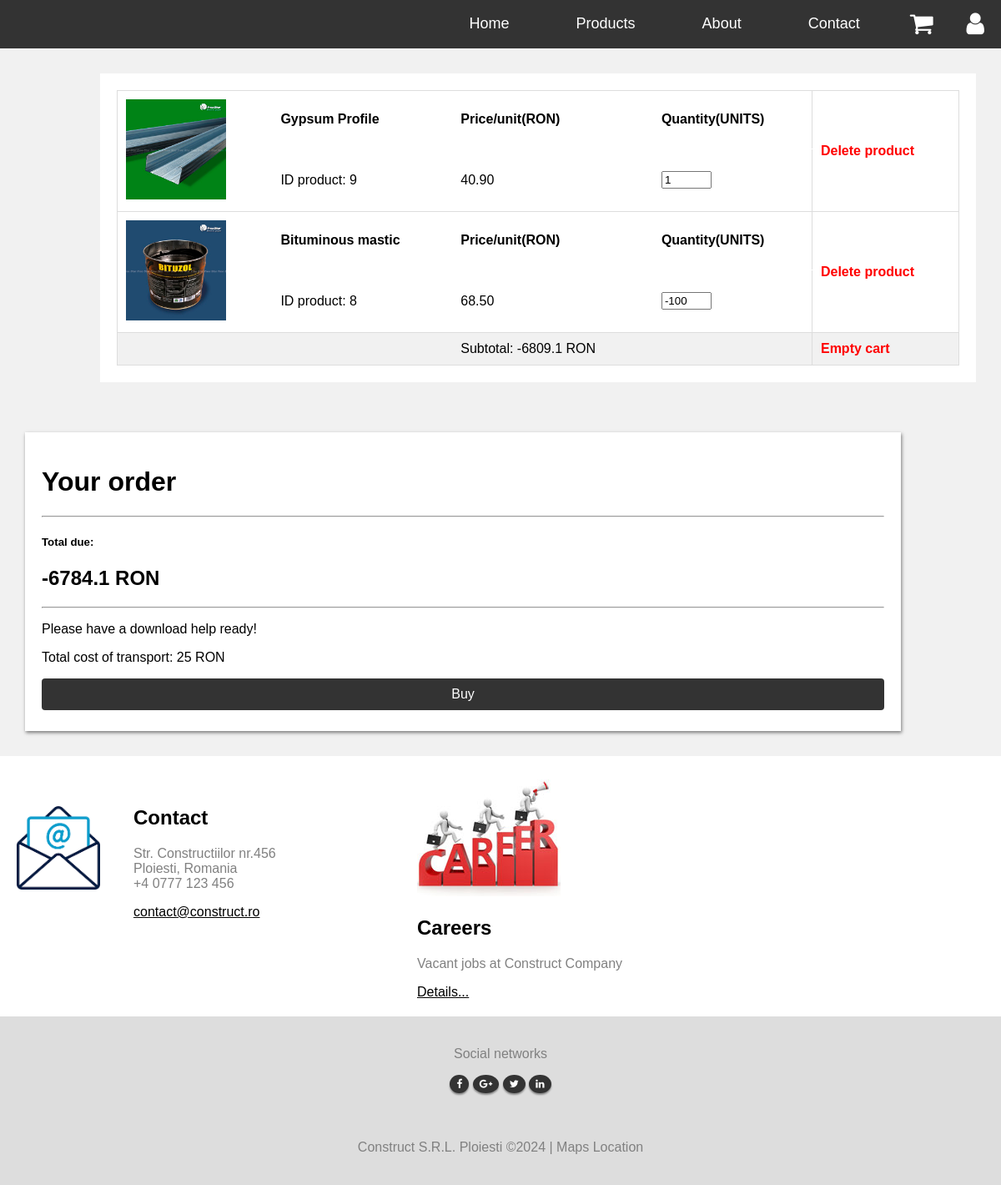
Page /html/cart.php (signed in) on the committed database.
### tables this page shows
CREATE TABLE `Cart` (
  `ID_cart` int NOT NULL,
  `ID_product` int NOT NULL,
  `ID_customer` int NOT NULL,
  `Quantity` int NOT NULL,
  `Status` enum('Ordered','Active') NOT NULL
);

CREATE TABLE `Products` (
  `ID_product` int NOT NULL,
  `Product_name` varchar(100) NOT NULL,
  `ID_category` int NOT NULL,
  `Availability` enum('Ordinary','New','Premium') NOT NULL,
  `Description` text NOT NULL,
  `Aplications` text NOT NULL,
  `Price_per_unit` decimal(15,2) NOT NULL,
  `Number_of_units` int NOT NULL,
  `Image` varchar(1000) DEFAULT NULL
);

### www/php/printProductsCart.php (the view, shortened to what this page needs)
<?php
	$db = mysqli_connect("db","root","root","ConstructShop");
	if(isset($_SESSION['user_email'])){
		$email = $_SESSION['user_email'];
	}
	else{
		header('location: ../html/login.php');
		exit();
	}
	$myQuery = "SELECT P.*, Ca.*, Cu.* FROM Cart as Ca INNER JOIN Products as P ON Ca.ID_product = P.ID_product INNER JOIN Customers as Cu ON Ca.ID_customer = Cu.ID_customer WHERE Cu.Email = ? and Ca.Status = 'Active'";
	$stmt = mysqli_prepare($db, $myQuery);
	mysqli_stmt_bind_param($stmt, "s", $email);
	mysqli_stmt_execute($stmt);
	$result = mysqli_stmt_get_result($stmt);
	?>
	<div class="cart-content">
		<table id="table" border="1">
	<?php
	$subtotal = 0;
	while($row = $result->fetch_assoc()){
		$subtotal = $subtotal + ($row['Price_per_unit'] * $row['Quantity']);
		?>
		<tr>
			<td rowspan="2"><img src="<?php echo $row['Image']; ?>" alt="<?php echo $row['Product_name']; ?>"></td>
			<th><?php echo $row['Product_name']; ?></th>
			<th>Price/unit(RON)</th>
			<th>Quantity(UNITS)</th>
			<th rowspan="2">
				<form action="" method="post">
					<button type="submit" name="del_product_id" value="<?php echo $row['ID_product']; ?>"><b>Delete product</b></button>
				</form>
			</th>
		</tr>
		<tr>
			<td>ID product: <?php echo $row['ID_product']; ?></td>
			<td><?php echo $row['Price_per_unit']; ?></td>
			<td>
				<form action="" method="post" id="form-change-q-<?php echo $row['ID_product'] ?>">
					<input type="number" name="change_q_quantity" min="1" value="<?php echo $row['Quantity']; ?>" onchange="document.getElementById('form-change-q-<?php echo $row['ID_product'] ?>').submit();">
				</form>
			</td>
		</tr>
		<?php
	}
	?>
	<tr>
		<td></td>
		<td></td>
		<td>
			Subtotal: <?php echo $subtotal ?> RON
		</td>
		<td></td>
		<th>
			<form action="" method="post">
				<button type="submit" name="del_product_id" value="0"><b>Empty cart</b></button>
			</form>
		</th>
	</tr>
	</table>
	</div>
	<div class="buy-content">
		<h1>Your order</h1>
		<hr>
		<h5>Total due:</h5>
		<h2>
			<?php
				$total = 0;
				if($subtotal == 0){
					echo 0;
				}
				else{
					$total = $subtotal + 25;
					echo $total;
				}
			?> RON
		</h2>
		<hr>
		<p>Please have a download help ready!</p>
		<p>Total cost of transport: 25 RON</p>
		<button id="cart-buy-btn" name="cart-buy-btn" onclick="location.href='../html/cart.php?sum=<?php echo $total; ?>'">Buy</button>
	</div>

### www/html/cart.php (shortened to what this page needs)
<!DOCTYPE html>
<html>
<head>
	<link rel="stylesheet" type="text/css" href="https://cdnjs.cloudflare.com/ajax/libs/font-awesome/4.7.0/css/font-awesome.min.css">
	<link rel="stylesheet" type="text/css" href="../css/index-style.css">
	<link rel="stylesheet" type="text/css" href="../css/cart-style.css">
</head>
<body>
<div class="navbar">
	<a href="../index.php">Home</a>
	<a href="products.php">Products</a>
	<a href="about.php">About</a>
	<a href="contact.php">Contact</a>
	<a href="cart.php" style="padding:12px 20px; font-size:30px;"><i class="fa fa-shopping-cart"></i></a>
	<div class="dropdown">
		<button class="dropbtn"><i class="fa fa-user"></i></button>
	</div>
</div>
<div class="cart-content-row">
	<?php include '../php/printProductsCart.php'; ?>
</div>
<div class="careers-row">
	<div class="contact">
		<img align="left" src="../images/mail.png" alt="Mail">
		<h2>Contact</h2>
		<p>
			Str. Constructiilor nr.456<br>
			Ploiesti, Romania<br>
			+4 0777 123 456
		</p>
		<a href="#">contact@construct.ro</a>
	</div>
	<div class="careers">
		<img src="../images/careers.jpg" alt="Careers">
		<h2>Careers</h2>
		<p>Vacant jobs at Construct Company</p>
		<a href="careers.php">Details...</a>
	</div>
</div>
<div class="footer">
	<p>Social networks</p>
	<div class="btnNetworking">
		<button id="facebook"><i class="fa fa-facebook"></i></button>
		<button id="google"><i class="fa fa-google-plus"></i></button>
		<button id="twitter"><i class="fa fa-twitter"></i></button>
		<button id="linkedin"><i class="fa fa-linkedin"></i></button>
	</div>
	<p>Construct S.R.L. Ploiesti ©2024 | <a href="#">Maps Location</a></p>
</div>
</body>
</html>

### www/css/index-style.css (style rules this page uses)
* { box-sizing: border-box; }
body { font-family: Arial; font-size: 125%; margin: 0; }
.navbar { display: flex; justify-content: flex-end; background-color: #333; position: sticky; top: 0; z-index: 1; }
.navbar a { color: white; padding: 18px 40px; font-size: 18px; text-decoration: none; text-align: center; }
.dropdown { position: relative; text-align: center; }
.dropbtn { background-color: inherit; color: white; padding: 12px 20px; font-size: 30px; text-decoration: none; text-align: center; border: none; cursor: pointer; }
.careers-row { display: flex; flex-flow: row wrap; background-color: white; }
.contact { flex: 35%; padding: 20px; padding-top: 40px; margin-left: 5%; }
.contact img { width: 100px; height: 100px; margin-right: 40px; margin-top: 20px; margin-bottom: 60px; }
.careers { flex: 55%; padding: 20px; padding-top: 40px; padding-bottom: 40px; margin-right: 5%; }
.contact p, .careers p { color: gray; }
.contact a, .careers a { color: black; }
.footer { padding: 20px; text-align: center; background: #ddd; color: gray; }
.footer a { color: gray; text-decoration: none; }
.btnNetworking button { box-shadow: 0 2px 2px #888888; background-color: #333; color: white; padding: 4px 8px; font-size: 12px; text-decoration: none; text-align: center; border: none; border-radius: 50%; transition-duration: 0.4s; cursor: pointer; margin-bottom: 40px; }
@media screen and (max-width: 1200px) { .contact { flex: 40%; margin-left: 0%; } }
@media screen and (max-width: 1200px) { .careers { flex: 60%; padding-top: 20px; padding-bottom: 20px; margin-right: 0%; } }

### www/css/cart-style.css (style rules this page uses)
body { font-size: 100%; }
hr { display: block; margin-top: 0.5em; margin-bottom: 0.5em; margin-left: auto; margin-right: auto; border-style: inset; border-width: 1px; }
#table { border-collapse: collapse; width: 100%; }
#table td, th { border: none; text-align: left; padding: 10px; }
#table tr { border: 1px solid #dddddd; }
#table tr th { border-bottom: 1px solid white; }
#table tr th:last-child { border: 1px solid #dddddd; }
#table tr:last-child { background-color: #f1f1f1; }
#table th button { font-size: 16px; text-align: left; color: red; background: none; margin: 0; padding: 0; border: none; cursor: pointer; }
#table td img { width: 120px; height: 120px; }
.cart-content-row { display: flex; flex-flow: row wrap; background-color: #f1f1f1; }
.cart-content { flex: 52.5%; padding: 20px; margin-top: 2.5%; margin-bottom: 2.5%; margin-left: 10%; margin-right: 2.5%; background-color: white; }
.buy-content { flex: 22.5%; padding: 20px; margin-top: 2.5%; margin-bottom: 2.5%; margin-left: 2.5%; margin-right: 10%; background-color: white; box-shadow: 1px 2px 4px rgba(0, 0, 0, .5); }
#cart-buy-btn { display: block; width: 100%; margin-top: 5px; margin-bottom: 5px; padding: 10px; font-size: 16px; color: white; border: none; background: #333; border-radius: 4px; cursor: pointer; }
#table input { width: 60px; }

### rows in the picture
cart: ID_product.Image (picture), ID_product.Product_name "Gypsum Profile", ID_product "9", ID_product.Price_per_unit "40.90", change_q_quantity "1"
cart: ID_product.Image (picture), ID_product.Product_name "Bituminous mastic", ID_product "8", ID_product.Price_per_unit "68.50", change_q_quantity "-100"

### other values in the picture
$subtotal "-6809.1"
$total "-6784.1"
